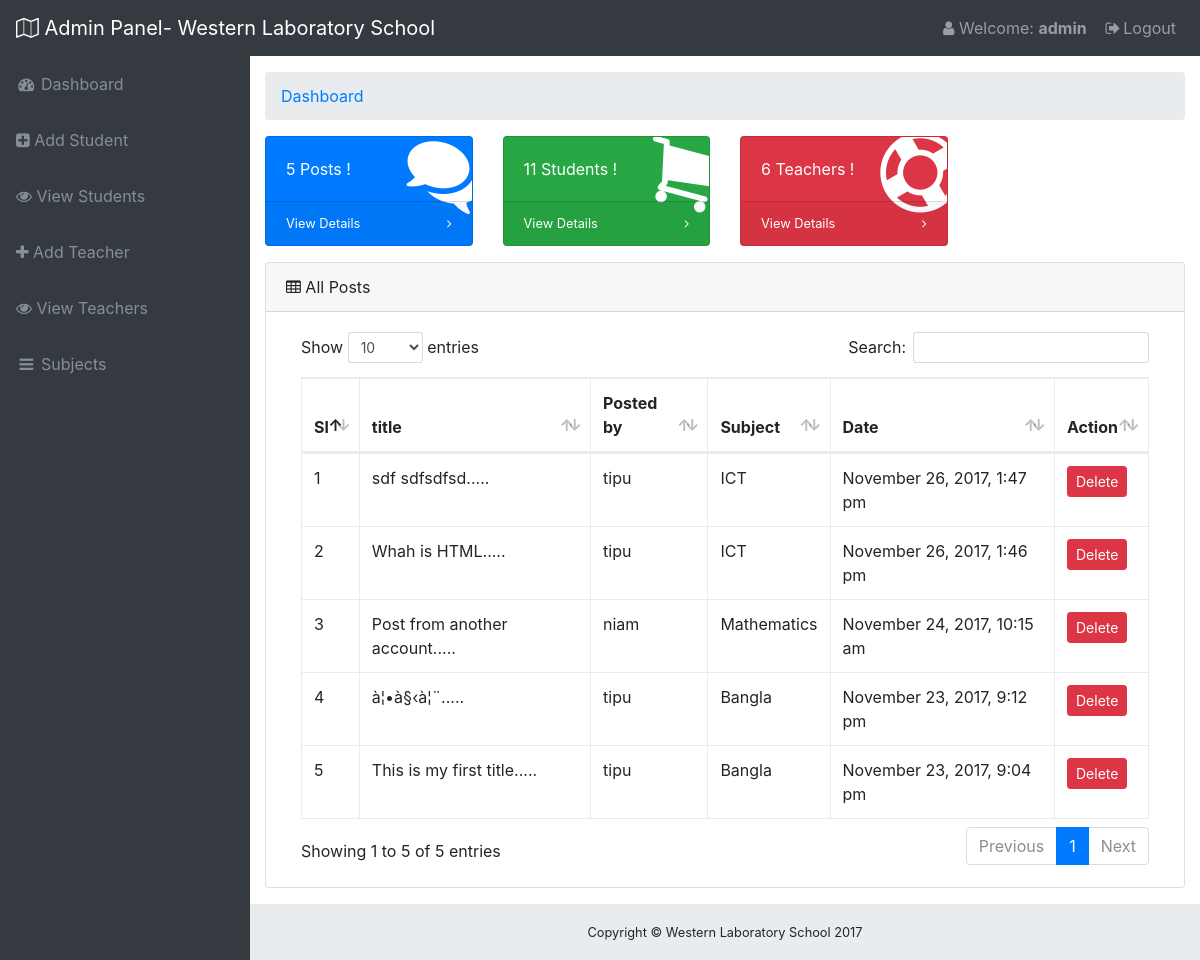
Page /admin/index.php (signed in) on the earlier database version.
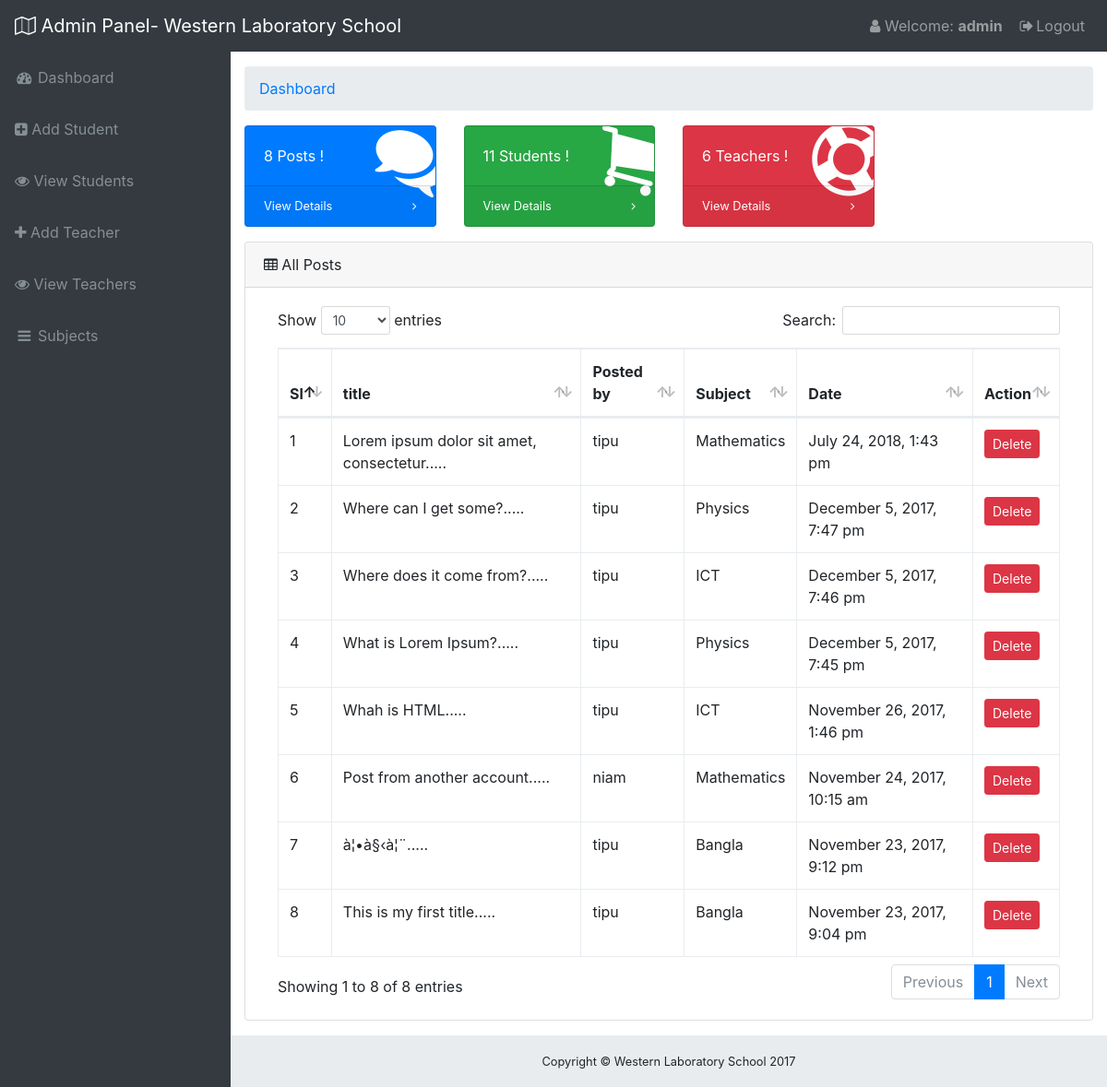
Same page on the later database version.
### tables this page shows
CREATE TABLE `tbl_post` (
  `id` int(11) NOT NULL,
  `title` varchar(255) NOT NULL,
  `description` text NOT NULL,
  `user_id` int(4) NOT NULL,
  `sub_id` int(4) NOT NULL,
  `pdate` timestamp NOT NULL DEFAULT CURRENT_TIMESTAMP,
  `image` varchar(255) NOT NULL
);

CREATE TABLE `tbl_student` (
  `id` int(11) NOT NULL,
  `name` varchar(50) NOT NULL,
  `username` varchar(50) NOT NULL,
  `password` varchar(32) NOT NULL,
  `class` int(11) NOT NULL,
  `phone` varchar(30) NOT NULL
);

CREATE TABLE `tbl_subject` (
  `id` int(11) NOT NULL,
  `name` varchar(30) NOT NULL
);

### classes/PostComment.php (called while the page is built, shortened)
<?php
$filepath = realpath(dirname(__FILE__));
include_once ($filepath."/../libs/Database.php");
include_once ($filepath."/../helpers/Format.php");
Class PostComment{
	private $db;
	public function __construct(){
		$this->db = new Database();
	}
	public function getTotalPostRows(){
		$sql = "SELECT * FROM tbl_post ORDER BY id DESC";
		$result = $this->db->select($sql);
		return $result;
	}
}
?>

### libs/Database.php (called while the page is built, shortened)
<?php
Class Database{
	public $host   = DB_HOST;
	public $user   = DB_USER;
	public $pass   = DB_PASS;
	public $dbname = DB_NAME;
	public $link;
	private function connectDB(){
	$this->link = new mysqli($this->host, $this->user, $this->pass, $this->dbname);
 }
	public function select($query){
		$result = $this->link->query($query) or die($this->link->error.__LINE__);
		if($result->num_rows > 0){
			return $result;
		} else {
			return false;
		}
	}
}

### classes/Adminobls.php (called while the page is built, shortened)
<?php
$filepath = realpath(dirname(__FILE__));
include_once ($filepath."/../libs/Database.php");
include_once ($filepath."/../helpers/Format.php");
Class Adminobls{
	private $db;
	public function __construct(){
		$this->db = new Database();
	}
	public function getAllPost(){
		$sql = "SELECT tbl_post.*, tbl_student.username,tbl_subject.name
				FROM tbl_post
				INNER JOIN tbl_student
				ON tbl_post.user_id = tbl_student.id
				INNER JOIN tbl_subject
				ON tbl_post.sub_id = tbl_subject.id
				ORDER BY tbl_post.id DESC";
		$result = $this->db->select($sql);
		if ($result) {
			return $result;
		}else{
			$msg = "<span class='error'>No Posts found !.</span>";
			return $msg;
		}
	}
	}
?>

### helpers/Format.php (called while the page is built, shortened)
<?php
class Format{
	public function formatDate($date){
		return date('F j, Y, g:i a', strtotime($date));
	}
	public function textShorten($text, $limit = 400){
		$text = $text. " ";
		$text = substr($text, 0, $limit);
		$text = substr($text, 0, strrpos($text, ' '));
		$text = $text.".....";
		return $text;
	}
}
?>

### admin/index.php (the view, shortened to what the changed rows need)
<?php
include_once "admin_header.php";
?>
    <div class="container-fluid">
      <div class="row">
        <div class="col-xl-3 col-sm-6 mb-3">
          <div class="card text-white bg-primary o-hidden h-100">
            <div class="card-body">
              <div class="card-body-icon">
                <i class="fa fa-fw fa-comments"></i>
              </div>
              <?php
                $getallpost = $pc->getTotalPostRows();
                $allpost = $getallpost->num_rows;
              ?>
              <div class="mr-5"><?php echo $allpost;?> Posts !</div>
            </div>
          </div>
        </div>
      </div>
      <div class="card mb-3">
        <div class="card-body">
          <div class="table-responsive">
            <table class="table table-bordered" id="dataTable" width="100%" cellspacing="0">
              <thead>
                <tr>
                  <th>Sl</th>
                  <th>title</th>
                  <th>Posted by</th>
                  <th>Subject</th>
                  <th>Date</th>
                  <th>Action</th>
                </tr>
              </thead>
              <tbody>
                <?php
                    $i=0;
                    $posts = $ad->getAllPost();
                    while ($row = $posts->fetch_assoc()) {
                      $i++;
                ?>
                <tr>
                  <td><?php echo $i;?></td>
                  <td><?php echo $fm->textShorten($row['title'],50);?></td>
                  <td><?php echo $row['username'];?></td>
                  <td><?php echo $row['name'];?></td>
                  <td><?php echo $fm->formatDate($row['pdate']);?></td>
                  <td><a href="?delpage=<?php echo $row['id'];?>" class="btn btn-danger btn-sm">Delete</a></td>
                </tr>
                <?php } ?>
              </tbody>
            </table>
          </div>
        </div>
      </div>
    </div>
<?php
include_once "admin_footer.php";
?>

Differences in the rows shown:
removed tbl_post: title "sdf sdfsdfsd.....", tbl_student.username "tipu", tbl_subject.name "ICT", pdate "November 26, 2017, 1:47 pm"
added tbl_post: title "Lorem ipsum dolor sit amet, consectetur.....", tbl_student.username "tipu", tbl_subject.name "Mathematics", pdate "July 24, 2018, 1:43 pm"
added tbl_post: title "Where can I get some?.....", tbl_student.username "tipu", tbl_subject.name "Physics", pdate "December 5, 2017, 7:47 pm"
added tbl_post: title "Where does it come from?.....", tbl_student.username "tipu", tbl_subject.name "ICT", pdate "December 5, 2017, 7:46 pm"
added tbl_post: title "What is Lorem Ipsum?.....", tbl_student.username "tipu", tbl_subject.name "Physics", pdate "December 5, 2017, 7:45 pm"
Other differences:
$allpost: "5" → "8"
text written by a page script: "Show entries Search: Showing 1 to 5 of 5 entries Previous 1 Next" → "Show entries Search: Showing 1 to 8 of 8 entries Previous 1 Next"
